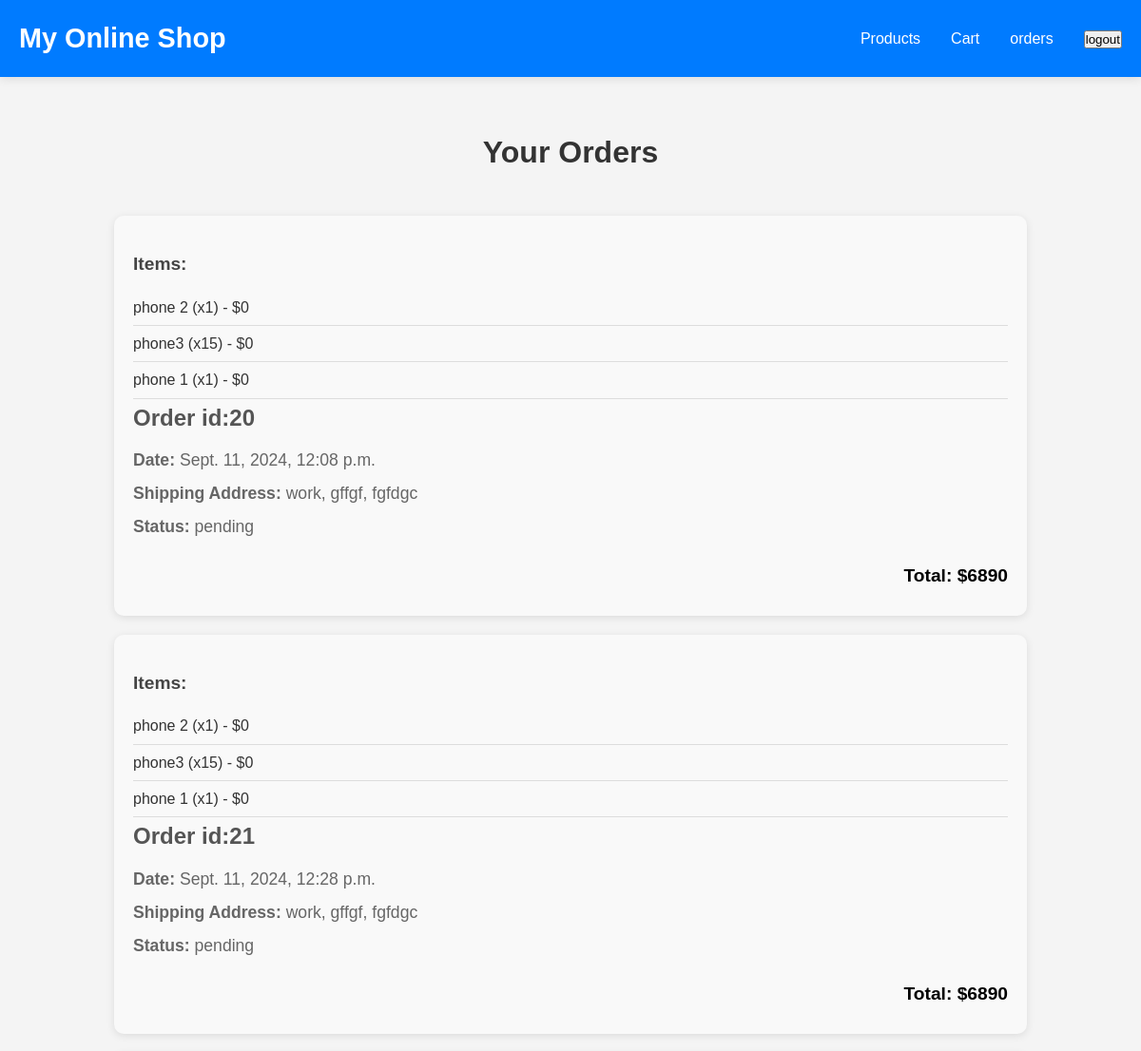
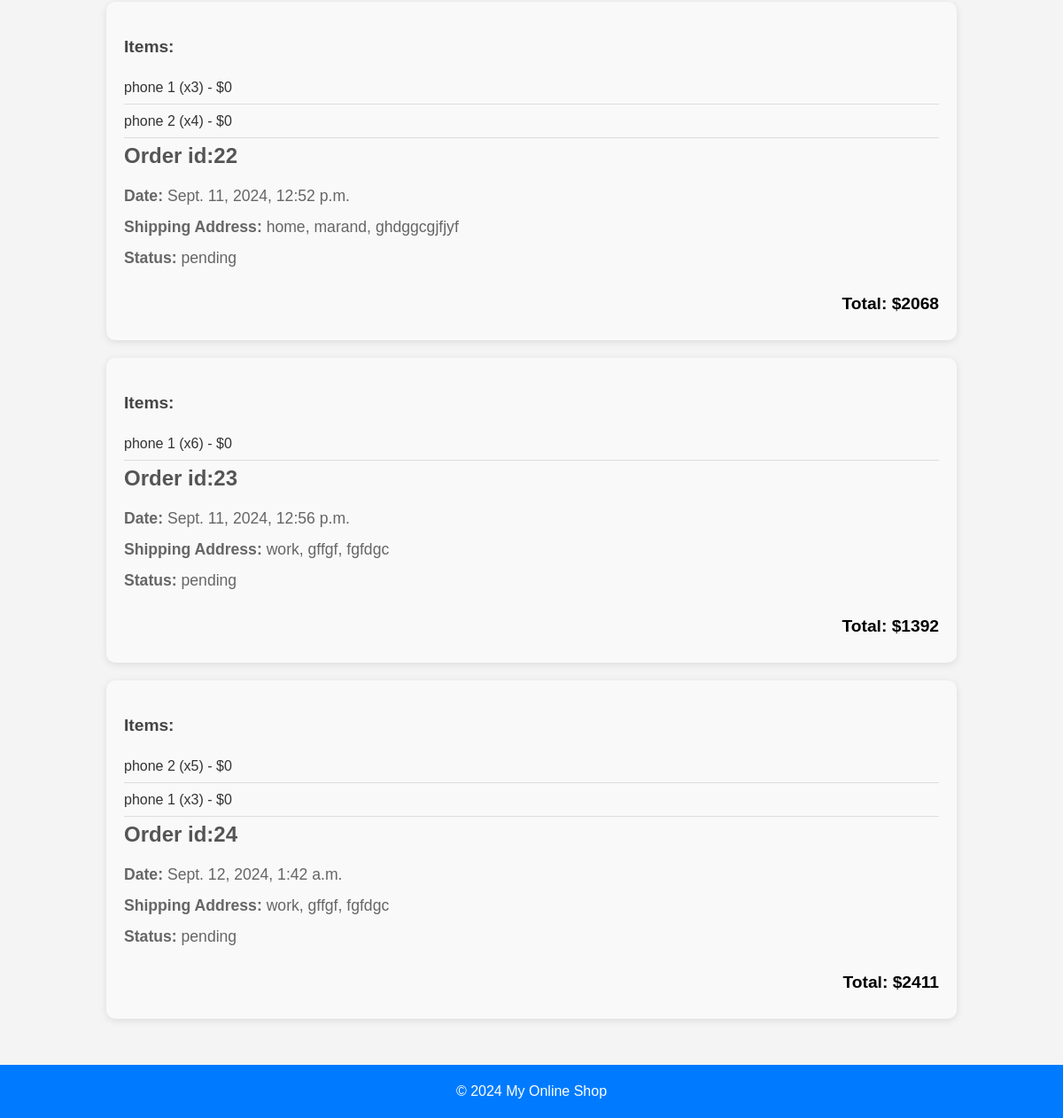
/order/list (signed in), run on the app's committed database (2 pictures, top to bottom).
### order/models.py (models this page shows, shortened)
class Order(models.Model):
    STATUS_CHOICES =(
        ('1', 'pending'),
        ('2', 'sent'),
        ('3', 'received')
    )
    user = models.ForeignKey(User, on_delete=models.RESTRICT)
    products = models.ForeignKey(Cart, on_delete=models.SET_NULL, null=True, blank=True)
    address = models.ForeignKey(Address, on_delete=models.DO_NOTHING)
    status = models.CharField(max_length=1, choices=STATUS_CHOICES, default='1')
    created_at = models.DateTimeField(auto_now_add=True)
    post = models.ForeignKey(Post, on_delete=models.DO_NOTHING, default='None')

### cart/models.py (models this page shows, shortened)
class CartLine(models.Model):
    cart = models.ForeignKey(Cart, on_delete=models.CASCADE, related_name='lines', null=True, blank=True)
    product = models.ForeignKey(Product, on_delete=models.DO_NOTHING, related_name='lines')
    quantity = models.PositiveSmallIntegerField(default=1)
    total_price = models.BigIntegerField(default=0)

class Cart(models.Model):
    user = models.ForeignKey(User, on_delete=models.CASCADE, related_name='carts', null=True, blank=True)
    created_at = models.DateTimeField(auto_now=True)
    def cart_total(self):
        total = 0
        for i in self.lines.all():
            total += (i.product.price * i.quantity)
        return total

### product/models.py (models this page shows, shortened)
class Product(models.Model):
    name = models.CharField(max_length=256)
    category = models.ForeignKey(Category, on_delete=models.RESTRICT, related_name="products")
    attribute = models.ManyToManyField(AttributeValue, related_name='products')
    price = models.BigIntegerField()
    description = models.TextField(blank=True, null=True)
    created_at = models.DateTimeField(auto_now=True)

### shipping/models.py (models this page shows, shortened)
class Address(models.Model):
    title = models.CharField(max_length=50)
    user = models.ForeignKey(User, on_delete=models.CASCADE)
    country = models.CharField(max_length=50, default='iran')
    province = models.CharField(max_length=50)
    city = models.CharField(max_length=50)
    postal_code = models.IntegerField(default=0)
    description = models.TextField(blank=True, null=True)

### order/views.py (the view)
# urls.py: path('list', show_orders, name="show_orders"),
def show_orders(request):
    orders = Order.objects.filter(user=request.user)
    return render(request, 'product/show_orders.html', {'orders': orders})

### templates/product/show_orders.html
{% extends 'base.html' %}
{% load static %}
{% load math_filters %}
{% block css %}
<link rel="stylesheet" href="{% static 'css/show_orders.css' %}">
{% endblock %}
{% block content %}
<div class="orders-container">
    <h1>Your Orders</h1>
    {% if orders %}
    <div class="orders-list">
        {% for order in orders %}
        <div class="order-card">
            <div class="order-items">
                <h3>Items:</h3>
                <ul>
                    {% for item in order.products.lines.all %}
                    <li>{{ item.product.name }} (x{{ item.quantity }}) - ${{ item.total_price }}</li>
                    {% endfor %}
                </ul>
            </div>
            <h2>Order id:{{ order.id }}</h2>
            <p><strong>Date:</strong> {{ order.created_at }}</p>
            <p><strong>Shipping Address:</strong> {{ order.address.title }}, {{ order.address.city }}, {{order.address.description}} </p>
            <p><strong>Status:</strong> {{ order.get_status_display }}</p>
            <div class="order-total">
                <p><strong>Total: </strong>${{ order.products.cart_total}}</p>
            </div>
        </div>
        {% endfor %}
    </div>
    {% else %}
    <p>You have no orders yet.</p>
    {% endif %}
</div>
{% endblock %}

### static/css/show_orders.css (style rules this page uses)
* { margin: 0; padding: 0; box-sizing: border-box; font-family: 'Arial', sans-serif; }
body { background-color: #f4f4f4; color: #333; line-height: 1.7; font-size: 16px; }
h1 { font-size: 2.5rem; text-align: center; margin-top: 2rem; color: #333; }
.orders-container { max-width: 1000px; margin: 0 auto; padding: 20px; }
.orders-container h1 { text-align: center; margin-bottom: 40px; color: #333; font-size: 2rem; }
.orders-list { display: flex; flex-direction: column; gap: 20px; }
.order-card { background-color: #f9f9f9; border-radius: 10px; box-shadow: 0 2px 8px rgba(0, 0, 0, 0.1); padding: 20px; transition: box-shadow 0.3s ease; }
.order-card h2 { margin: 0 0 10px; font-size: 1.5rem; color: #555; }
.order-card p { margin: 5px 0; font-size: 1.1rem; color: #666; }
.order-items { margin-top: 15px; }
.order-items h3 { font-size: 1.2rem; margin-bottom: 10px; color: #444; }
.order-items ul { list-style-type: none; padding-left: 0; }
.order-items ul li { font-size: 1rem; padding: 5px 0; border-bottom: 1px solid #ddd; }
.order-total { text-align: right; margin-top: 20px; }
.order-total p { font-size: 1.2rem; font-weight: bold; color: #000; }

### data on the page
Order: id "20", created_at "Sept. 11, 2024, 12:08 p.m.", address "work", address.city "gffgf", address.description "fgfdgc", status "pending", products.cart_total "6890"
CartLine: product.name "phone 2", quantity "1", total_price "0"
CartLine: product.name "phone3", quantity "15", total_price "0"
CartLine: product.name "phone 1", quantity "1", total_price "0"
Order: id "21", created_at "Sept. 11, 2024, 12:28 p.m.", address "work", address.city "gffgf", address.description "fgfdgc", status "pending", products.cart_total "6890"
Order: id "22", created_at "Sept. 11, 2024, 12:52 p.m.", address "home", address.city "marand", address.description "ghdggcgjfjyf", status "pending", products.cart_total "2068"
CartLine: product.name "phone 1", quantity "3", total_price "0"
CartLine: product.name "phone 2", quantity "4", total_price "0"
Order: id "23", created_at "Sept. 11, 2024, 12:56 p.m.", address "work", address.city "gffgf", address.description "fgfdgc", status "pending", products.cart_total "1392"
CartLine: product.name "phone 1", quantity "6", total_price "0"
Order: id "24", created_at "Sept. 12, 2024, 1:42 a.m.", address "work", address.city "gffgf", address.description "fgfdgc", status "pending", products.cart_total "2411"
CartLine: product.name "phone 2", quantity "5", total_price "0"
CartLine: product.name "phone 1", quantity "3", total_price "0"
